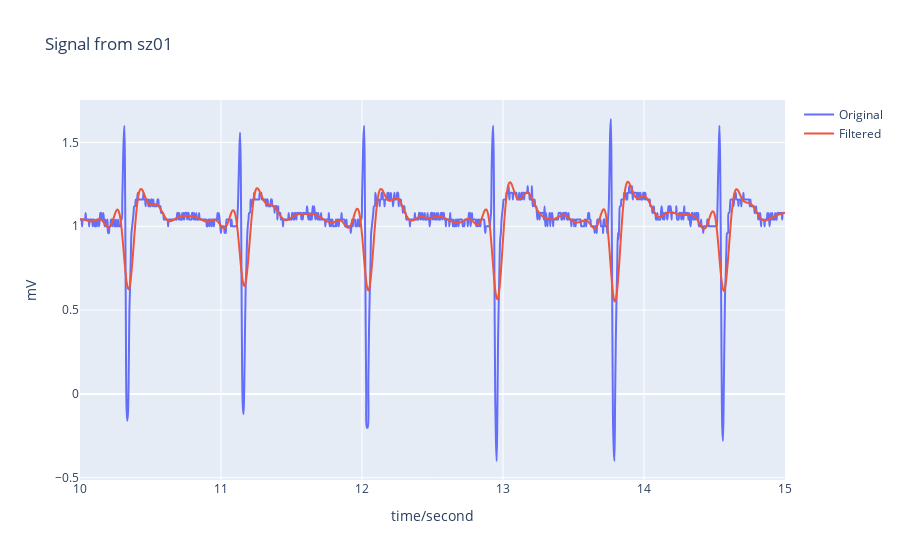

Notebook code cell kept with this figure:
### Markdown cell above
## 4.1. Exercicio 1

### Code cell
## Filter Butter-Lowpass Filter
# Filter requirements.
data = data_final[data_final.Pacient == 'sz01'].loc[2000:3000,'Signal'].values
time = x = data_final[data_final.Pacient == 'sz01'].loc[2000:3000,'Time'].values
T = 1.0         # Sample Period
fs = 1000       # sample rate, Hz
fc = 40         # Desired cutoff frequency of the filter, Hz
nyq = 0.5 * fs  # Nyquist Frequency
order = 4       # Order filter
n = int(T * fs) # total number of samples

def butter_lowpass_filter(data, cutoff, fs, order):
    normal_cutoff = cutoff / nyq
    
    # Get the filter coefficients 
    b, a = butter(order, normal_cutoff, btype='lowpass', analog=False)

    # filter the data with the coefficients b,a
    y = filtfilt(b, a, data)
    return y

# Filter the data, and plot both the original and filtered signals.
y = butter_lowpass_filter(data, fc, fs, order)

fig = go.Figure()

fig.update_layout(
    title="Signal from sz01",
    xaxis_title="time/second",
    yaxis_title="mV",
)
fig.add_trace(go.Scatter(
            y = data,
            x = time,
            line =  dict(shape =  'spline' ),
            name = 'Original'
            ))
fig.add_trace(go.Scatter(
            y = y,
            x = time,
            line =  dict(shape =  'spline' ),
            name = 'Filtered'
            ))
            
fig.show()

### Figure 1 — Plotly figure (JSON) as saved in the notebook; plotly's stock layout.template omitted (floating-point values rounded to 4 significant figures; data arrays with more than 128 entries replaced by an {"elided": "..."} marker saying what was removed)
{"data": [{"line": {"shape": "spline"}, "name": "Original", "type": "scatter", "x": {"elided": "1001 float values"}, "y": {"elided": "1001 float values"}}, {"line": {"shape": "spline"}, "name": "Filtered", "type": "scatter", "x": {"elided": "1001 float values"}, "y": {"elided": "1001 float values"}}], "layout": {"title": {"text": "Signal from sz01"}, "xaxis": {"title": {"text": "time/second"}}, "yaxis": {"title": {"text": "mV"}}}}
